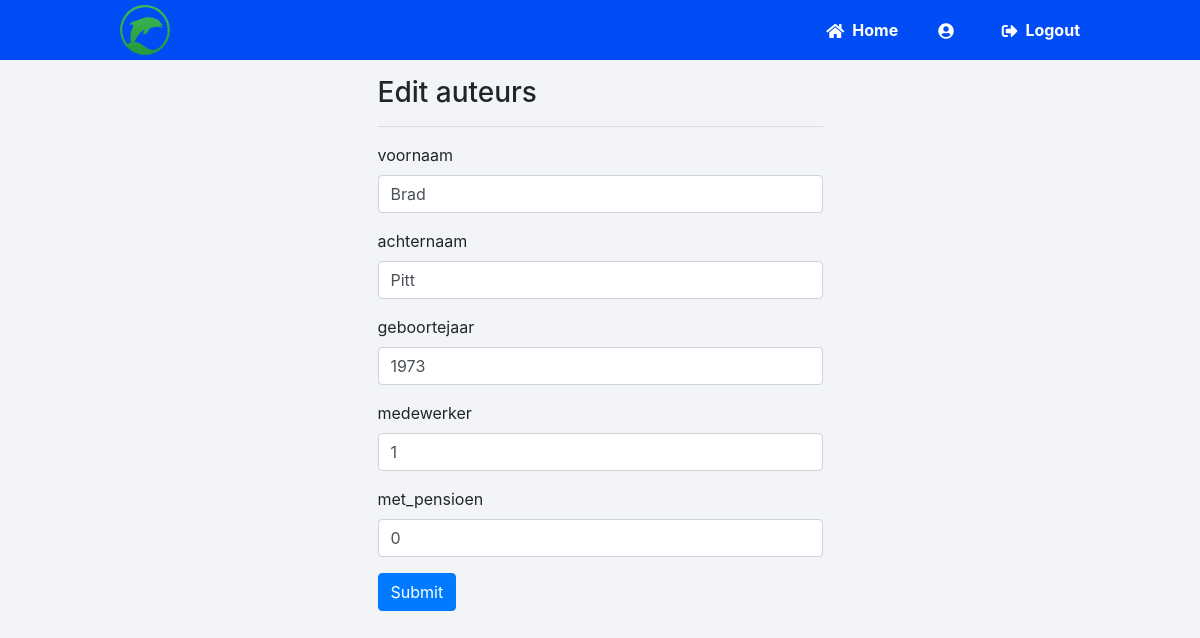
Page /edit_auteurs/4 on the committed database.
### tables this page shows
CREATE TABLE "auteurs" (
  `id` integer NOT NULL
,  "voornaam" varchar(80) NOT NULL
,  "achternaam" varchar(80) NOT NULL
,  "geboortejaar" integer DEFAULT NULL
,  "medewerker" varchar(250) NOT NULL
,  "met_pensioen" integer NOT NULL
);

### main.py (the view, shortened to what this page needs)
@app.route("/edit_auteurs/<string:id>",methods=['POST','GET'])
def edit_auteurs(id):
    connection = sqlite3.connect('./databases/testcorrect_vragen.db', check_same_thread = False)
    connection.row_factory = sqlite3.Row
    cursor = connection.cursor()
    cursor.execute("select * from auteurs where id=?",(id,))
    data = cursor.fetchone()
    return render_template("edit_auteurs.html",datas=data)

### templates/edit_auteurs.html
{% extends 'layout.html' %}
{% block body %}
<div class='row'>
    <div class='col-5 mx-auto'>
        <h3>Edit auteurs</h3>
        <hr>
        <form method='post' action='{{url_for("edit_auteurs",id=datas.id)}}'>
            <div class='form-group'>
                <label>voornaam</label>
                <input type='text' name='voornaam' required class='form-control' value='{{datas.voornaam}}'>
            </div>
            <div class='form-group'>
                <label>achternaam</label>
                <input type='text' name='achternaam' required class='form-control' value='{{datas.achternaam}}'>
            </div>
            <div class='form-group'>
                <label>geboortejaar</label>
                <input type='number' min="1960" max="2022" name='geboortejaar' required class='form-control'
                    value='{{datas.geboortejaar}}'>
            </div>
            <div class='form-group'>
                <label>medewerker</label>
                <input type='text' name='medewerker' required class='form-control' value='{{datas.medewerker}}'>
            </div>
            <div class='form-group'>
                <label>met_pensioen</label>
                <input type='text' name='met_pensioen' required class='form-control' value='{{datas.met_pensioen}}'>
            </div>
            <input type='submit' value='Submit' class='btn btn-primary'>
        </form>
    </div>
</div>
{% endblock %}

### static/style.css (style rules this page uses)
* { -webkit-box-sizing: border-box; box-sizing: border-box; font-family: -apple-system, BlinkMacSystemFont, "segoe ui", roboto, oxygen, ubuntu, cantarell, "fira sans", "droid sans", "helvetica neue", Arial, sans-serif; font-size: 16px; -webkit-font-smoothing: antialiased; -moz-osx-font-smoothing: grayscale; }
body { background-color: #f0f2f5; margin: 0; }
body.loggedin { background-color: #f3f4f7; }

### rows in the picture
auteurs: voornaam "Brad", achternaam "Pitt", geboortejaar "1973", medewerker "1", met_pensioen "0"
